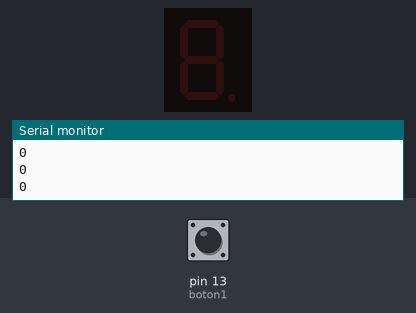
This sketch was run on a simulated Arduino Uno, built with avr-gcc and run on an emulated ATmega328P. Parts: 1-digit seven-segment display, the last lines printed to the serial monitor. Wiring (inferred from the names in the program): 1-digit 7-segment display, segments lit when HIGH: segments pin 2, pin 3, pin 4, pin 5, pin 6, pin 7, pin 8. The inputs (shaded band) are chosen by the test bench; at power-on: pin 13 (boton1) LOW. The segment pins are drawn as the display they are named for.

Above: at 1.2 s.
1.3 s: pin 13 (boton1) pulled HIGH for 3.2 s
At 5.0 s:
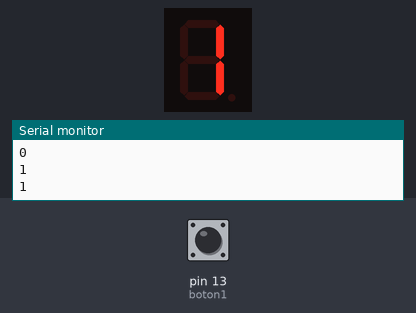
6.0 s: pin 13 (boton1) pulled HIGH for 0.15 s
At 8.2 s:
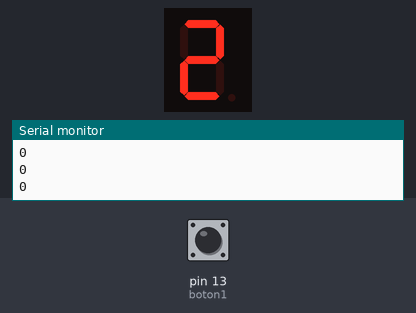
8.5 s: pin 13 (boton1) pulled HIGH for 1 s
At 10.2 s:
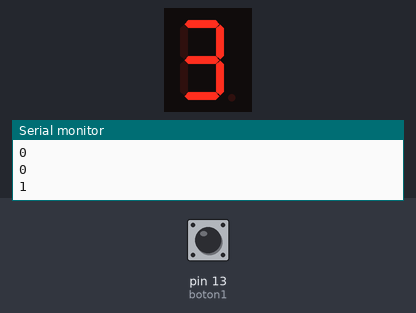
11.0 s: pin 13 (boton1) pulled HIGH for 0.15 s
At 13.2 s:
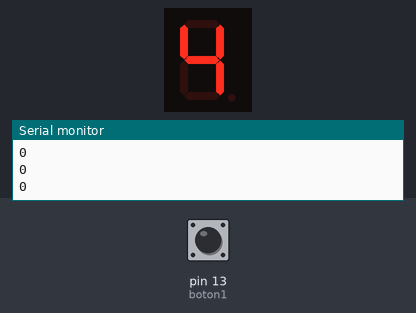
13.5 s: pin 13 (boton1) pulled HIGH for 0.15 s
At 15.1 s:
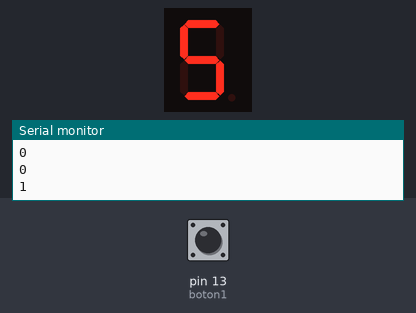
16.0 s: pin 13 (boton1) pulled HIGH for 1 s
At 18.2 s:
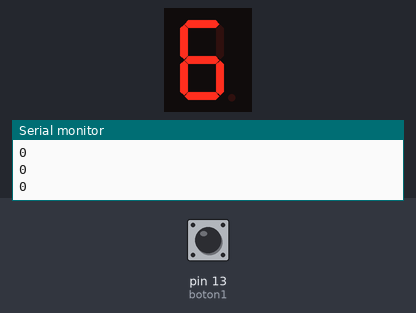
Timing chart, 0 to 19.5 s (numbered marks = the images above; inputs shaded):
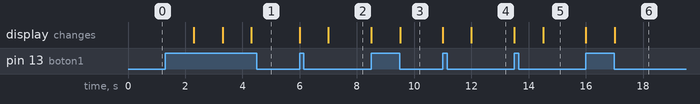

The sketch:

arduino.pde
```cpp
//variables del display
int a = 2;
int b = 3;
int c = 4;
int d = 5;
int e = 6;
int f = 7;
int g = 8;

//variables del boton
int estado1;
int boton1 = 13;
int numero = 0;

void setup()
{
  //display
  pinMode(a, OUTPUT);
  pinMode(b, OUTPUT);
  pinMode(c, OUTPUT);
  pinMode(d, OUTPUT);
  pinMode(e, OUTPUT);
  pinMode(f, OUTPUT);
  pinMode(g, OUTPUT);

  //boton
  pinMode(boton1, INPUT);
  Serial.begin(9600);
}

void loop() {
  estado1 = digitalRead(boton1);
  Serial.println(estado1);

  if (numero > 9) {
    numero = 0;
  }


  else if (estado1 == 1 & numero == 0) {
    off();
    delay(1000);
    cero();
    delay(1000);
    numero = numero + 1;
  }

  else if (estado1 == 1 & numero == 1) {
    off();
    delay(1000);
    uno();
    delay(1000);
    numero = numero + 1;
  }

  else if (estado1 == 1 & numero == 2) {
    off();
    delay(1000);
    dos();
    delay(1000);
    numero = numero + 1;
  }

  else if (estado1 == 1 & numero == 3) {
    off();
    delay(1000);
    tres();
    delay(1000);
    numero = numero + 1;
  }

  else if (estado1 == 1 & numero == 4) {
    off();
    delay(1000);
    cuatro();
    delay(1000);
    numero = numero + 1;
  }
  else if (estado1 == 1 & numero == 5) {
    off();
    delay(1000);
    cinco();
    delay(1000);
    numero = numero + 1;
  }

  else if (estado1 == 1 & numero == 6) {
    off();
    delay(1000);
    seis();
    delay(1000);
    numero = numero + 1;
  }

  else if (estado1 == 1 & numero == 7) {
    off();
    delay(1000);
    siete();
    delay(1000);
    numero = numero + 1;
  }

  else if (estado1 == 1 & numero == 8) {
    off();
    delay(1000);
    ocho();
    delay(1000);
    numero = numero + 1;
  }

  else if (estado1 == 1 & numero == 9) {
    off();
    delay(1000);
    nueve();
    delay(1000);
    numero = numero + 1;
  }

}


void off()
{
  digitalWrite(a, LOW);
  digitalWrite(b, LOW);
  digitalWrite(c, LOW);
  digitalWrite(d, LOW);
  digitalWrite(e, LOW);
  digitalWrite(f, LOW);
  digitalWrite(g, LOW);
}

void cero() {
  digitalWrite(a, HIGH);
  digitalWrite(b, HIGH);
  digitalWrite(c, HIGH);
  digitalWrite(d, HIGH);
  digitalWrite(e, HIGH);
  digitalWrite(f, HIGH);
}

void uno() {
  digitalWrite(b, HIGH);
  digitalWrite(c, HIGH);
}

void dos() {
  digitalWrite(a, HIGH);
  digitalWrite(b, HIGH);
  digitalWrite(d, HIGH);
  digitalWrite(e, HIGH);
  digitalWrite(g, HIGH);
}

void tres() {
  digitalWrite(a, HIGH);
  digitalWrite(b, HIGH);
  digitalWrite(c, HIGH);
  digitalWrite(d, HIGH);
  digitalWrite(g, HIGH);
}

void cuatro() {
  digitalWrite(b, HIGH);
  digitalWrite(c, HIGH);
  digitalWrite(f, HIGH);
  digitalWrite(g, HIGH);
}

void cinco() {
  digitalWrite(a, HIGH);
  digitalWrite(c, HIGH);
  digitalWrite(d, HIGH);
  digitalWrite(f, HIGH);
  digitalWrite(g, HIGH);
}

void seis() {
  digitalWrite(a, HIGH);
  digitalWrite(c, HIGH);
  digitalWrite(d, HIGH);
  digitalWrite(e, HIGH);
  digitalWrite(f, HIGH);
  digitalWrite(g, HIGH);
}

void siete() {
  digitalWrite(a, HIGH);
  digitalWrite(b, HIGH);
  digitalWrite(c, HIGH);
}

void ocho() {
  digitalWrite(a, HIGH);
  digitalWrite(b, HIGH);
  digitalWrite(c, HIGH);
  digitalWrite(d, HIGH);
  digitalWrite(e, HIGH);
  digitalWrite(f, HIGH);
  digitalWrite(g, HIGH);
}

void nueve() {
  digitalWrite(a, HIGH);
  digitalWrite(b, HIGH);
  digitalWrite(c, HIGH);
  digitalWrite(d, HIGH);
  digitalWrite(f, HIGH);
  digitalWrite(g, HIGH);
}
```

Measured:
- after the input at 1.3 s, the display: first changes after 1.0 s (image 1 shows a later state)
- after the input at 6.0 s, the display: first changes at once (image 2 shows a later state)
- after the input at 8.5 s, the display: first changes at once (image 3 shows a later state)
- after the input at 11.0 s, the display: first changes at once (image 4 shows a later state)
- after the input at 13.5 s, the display: first changes at once (image 5 shows a later state)
- after the input at 16.0 s, the display: first changes at once (image 6 shows a later state)
